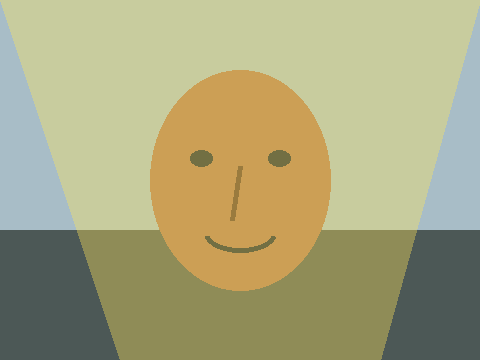
#> input picture samples/lighting/harsh_sun.png, 480 x 360 px
$ python -i embedding_baseline.py   (imports and definitions only)
#> lines starting #> are read from the running program, lines starting #| are printed output that depends on the picture
"""
Temporary embedding baseline for end-to-end offline matching evidence.

This is NOT MobileFaceNet. It creates a deterministic 128-number vector from a
112x112 face crop using image statistics. The purpose is to test the enrollment,
verification, cosine similarity, and benchmark flow today. Replace this with
MobileFaceNet INT8 TFLite as soon as the model source is finalized.
"""

from __future__ import annotations

import argparse
import csv
import itertools
import math
import time
from pathlib import Path

import numpy as np
from PIL import Image


IMAGE_EXTENSIONS = {".jpg", ".jpeg", ".png", ".bmp", ".webp"}


# [9 lines left out: function iter_images, not called in this run]


def normalize(vector: np.ndarray) -> np.ndarray:
    norm = np.linalg.norm(vector)
    if norm == 0:
        return vector
    return vector / norm


# [4 lines left out: function cosine_similarity, not called in this run]


def temporary_embedding(image_path: Path) -> tuple[np.ndarray, float]:
#> called with image_path = '../samples/lighting/harsh_sun.png'
    image = Image.open(image_path).convert("L").resize((112, 112))
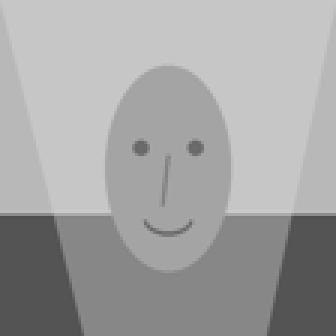
#> image: PIL image 112x112 L (shown 3 times larger); min 78, max 202, mean 163.1
    start = time.perf_counter()
    array = np.asarray(image, dtype=np.float32) / 255.0

    blocks = []
    for y_index in range(8):
        for x_index in range(8):
            block = array[y_index * 14 : (y_index + 1) * 14, x_index * 14 : (x_index + 1) * 14]
            blocks.append(block.mean())
#> after the loop, blocks = 64 values, max 0.776 at index 25, min 0.329 at index 48, mean 0.64

    gradient_y, gradient_x = np.gradient(array)
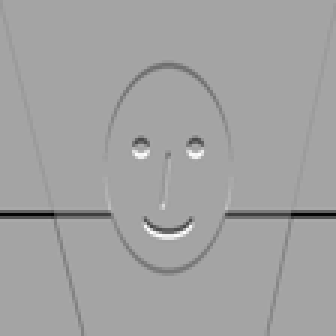
#> gradient_y: shape (112, 112) float32 (shown 3 times larger); min -0.22, max 0.122, mean -0.00302; drawn with min black and max white
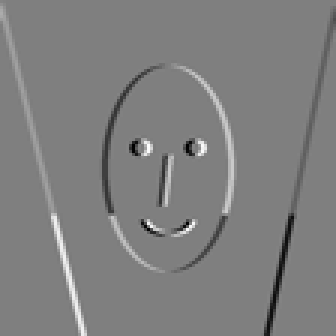
#> gradient_x: shape (112, 112) float32 (shown 3 times larger); min -0.122, max 0.122, mean 4.38e-06; drawn with min black and max white
    magnitude = np.sqrt(gradient_x**2 + gradient_y**2)
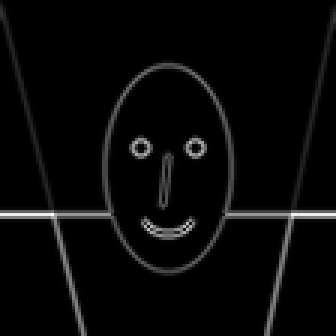
#> magnitude: shape (112, 112) float32 (shown 3 times larger); min 0, max 0.227, mean 0.00739; drawn with min black and max white
    for y_index in range(8):
        for x_index in range(8):
            block = magnitude[
                y_index * 14 : (y_index + 1) * 14,
                x_index * 14 : (x_index + 1) * 14,
            ]
            blocks.append(block.mean())
#> after the loop, blocks = 128 values, max 0.776 at index 25, min 0 at index 65, mean 0.324

    vector = normalize(np.array(blocks, dtype=np.float32))
#> in normalize, `norm = np.linalg.norm(vector)`: norm = 5.25
#> vector = 128 values, max 0.148 at index 25, min 0 at index 65, mean 0.0616
    elapsed_ms = (time.perf_counter() - start) * 1000
    return vector, elapsed_ms


# [63 lines left out: functions write_embeddings, write_matches, main, not called in this run]


# [2 lines not run here, left out]

>>> result = temporary_embedding('../samples/lighting/harsh_sun.png')
